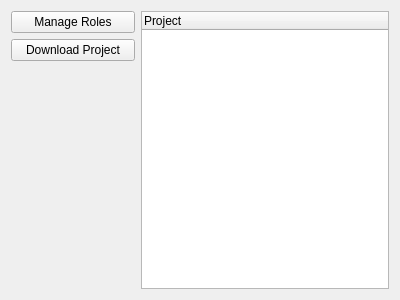
<?xml version="1.0" encoding="UTF-8"?>
<ui version="4.0">
 <class>MainPanel</class>
 <widget class="QWidget" name="MainPanel">
  <property name="geometry">
   <rect>
    <x>0</x>
    <y>0</y>
    <width>400</width>
    <height>300</height>
   </rect>
  </property>
  <property name="windowTitle">
   <string/>
  </property>
  <layout class="QHBoxLayout" name="hoirzontalLayout" stretch="1,2">
   <item>
    <widget class="QWidget" name="verticalLayoutWidget" native="true">
     <layout class="QVBoxLayout" name="verticalLayout" stretch="1,1,0">
      <property name="leftMargin">
       <number>0</number>
      </property>
      <property name="topMargin">
       <number>0</number>
      </property>
      <property name="rightMargin">
       <number>0</number>
      </property>
      <property name="bottomMargin">
       <number>11</number>
      </property>
      <item>
       <widget class="QPushButton" name="rolesButton">
        <property name="text">
         <string>Manage Roles</string>
        </property>
       </widget>
      </item>
      <item>
       <widget class="QPushButton" name="downloadButton">
        <property name="text">
         <string>Download Project</string>
        </property>
       </widget>
      </item>
      <item>
       <spacer name="verticalSpacer">
        <property name="orientation">
         <enum>Qt::Vertical</enum>
        </property>
        <property name="sizeHint" stdset="0">
         <size>
          <width>20</width>
          <height>211</height>
         </size>
        </property>
       </spacer>
      </item>
     </layout>
    </widget>
   </item>
   <item>
    <widget class="QTreeWidget" name="treeWidget">
     <column>
      <property name="text">
       <string>Project</string>
      </property>
      <property name="text">
       <string>URL</string>
      </property>
      <property name="text">
       <string>Path</string>
      </property>
     </column>
    </widget>
   </item>
  </layout>
  <zorder>treeWidget</zorder>
  <zorder>verticalLayoutWidget</zorder>
 </widget>
 <resources/>
 <connections/>
</ui>
